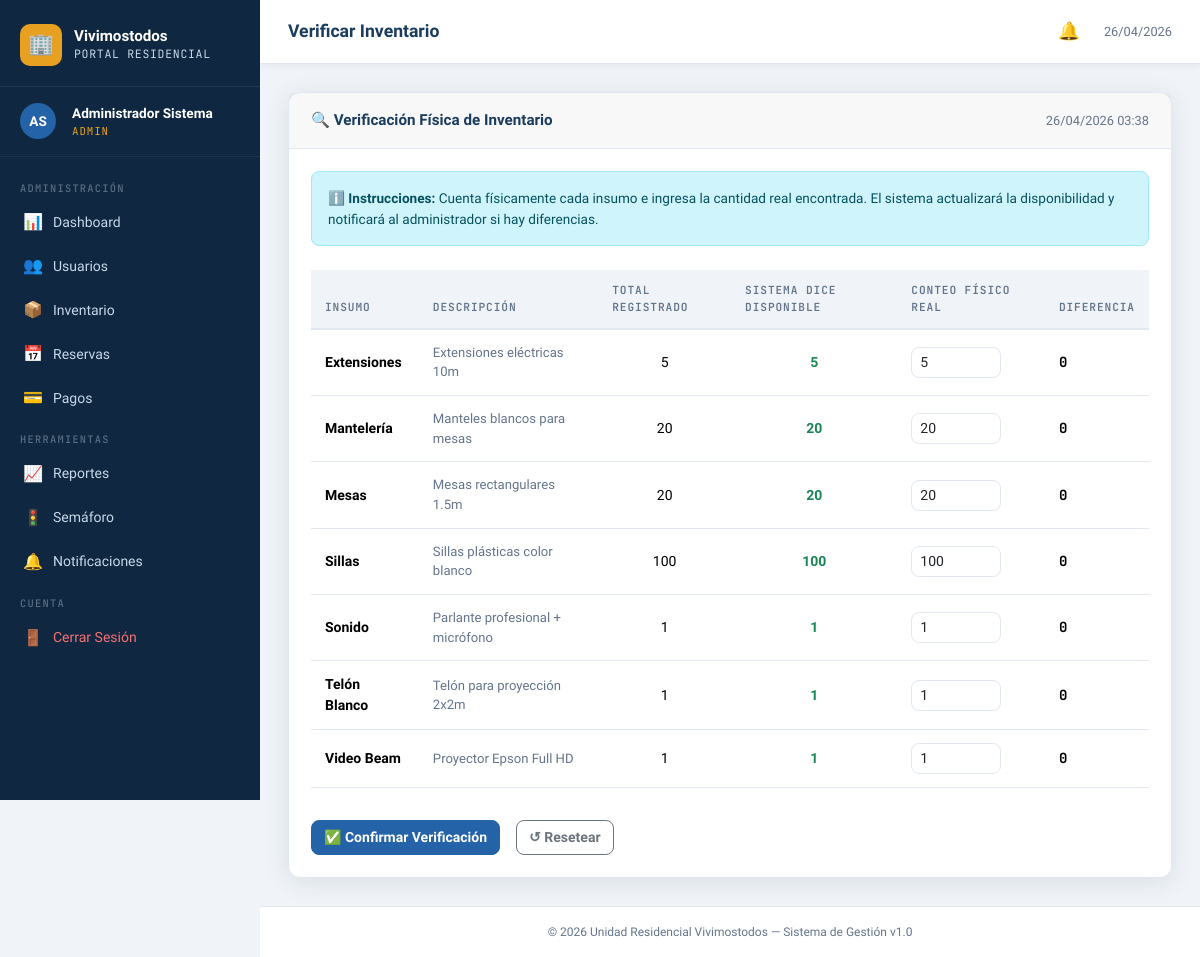
Page /supervisor/verificar_inventario.php (signed in) on the committed database.
### tables this page shows
CREATE TABLE IF NOT EXISTS inventario (
    id_insumo           INT AUTO_INCREMENT PRIMARY KEY,
    nombre              VARCHAR(100) NOT NULL,
    descripcion         TEXT,
    cantidad_total      INT NOT NULL,
    cantidad_disponible INT NOT NULL,
    precio_unitario     DECIMAL(10,2) DEFAULT 0,
    estado              ENUM('DISPONIBLE','NO DISPONIBLE') DEFAULT 'DISPONIBLE'
);

### config/session.php (called while the page is built, shortened)
<?php
function currentUser(): ?array {
    return $_SESSION['usuario'] ?? null;
}
function currentRole(): ?string {
    return $_SESSION['usuario']['rol'] ?? null;
}

### config/functions.php (called while the page is built, shortened)
<?php
function sanitize(string $str): string {
    return htmlspecialchars(trim($str), ENT_QUOTES, 'UTF-8');
}

### supervisor/verificar_inventario.php (the view, shortened to what this page needs)
<?php
require_once 'C:\xampp\htdocs\vivimostodos/config/session.php';
require_once 'C:\xampp\htdocs\vivimostodos/config/functions.php';
$db = getDB();
$pageTitle = 'Verificar Inventario';
$insumos = $db->query("SELECT * FROM inventario ORDER BY nombre")->fetchAll();
include 'C:/xampp/htdocs/vivimostodos/includes/header.php';
include 'C:/xampp/htdocs/vivimostodos/includes/sidebar.php';
?>
<div class="card animate-in">
    <div class="card-header">
        <h5>🔍 Verificación Física de Inventario</h5>
        <span style="font-size:.8rem;color:var(--text-muted)"><?= date('d/m/Y H:i') ?></span>
    </div>
    <div class="card-body">
        <div class="alert alert-info mb-4" style="font-size:.85rem">
            <strong>ℹ️ Instrucciones:</strong> Cuenta físicamente cada insumo e ingresa la cantidad real encontrada.
            El sistema actualizará la disponibilidad y notificará al administrador si hay diferencias.
        </div>
        <form method="POST">
            <div class="table-responsive">
                <table class="table">
                    <thead>
                        <tr>
                            <th>Insumo</th>
                            <th>Descripción</th>
                            <th>Total registrado</th>
                            <th>Sistema dice disponible</th>
                            <th>Conteo físico real</th>
                            <th>Diferencia</th>
                        </tr>
                    </thead>
                    <tbody>
                    <?php foreach ($insumos as $i): ?>
                    <tr>
                        <td><strong><?= sanitize($i['nombre']) ?></strong></td>
                        <td style="color:var(--text-muted);font-size:.82rem"><?= sanitize($i['descripcion']) ?></td>
                        <td class="text-center"><?= $i['cantidad_total'] ?></td>
                        <td class="text-center">
                            <span class="fw-bold <?= $i['cantidad_disponible'] < ($i['cantidad_total']*0.2) ? 'text-danger' : 'text-success' ?>">
                                <?= $i['cantidad_disponible'] ?>
                            </span>
                        </td>
                        <td>
                            <input type="number"
                                name="cantidad_fisica[<?= $i['id_insumo'] ?>]"
                                class="form-control form-control-sm conteo-input"
                                min="0"
                                max="<?= $i['cantidad_total'] ?>"
                                value="<?= $i['cantidad_disponible'] ?>"
                                data-original="<?= $i['cantidad_disponible'] ?>"
                                data-id="<?= $i['id_insumo'] ?>"
                                oninput="calcDiff(this)"
                                style="width:90px">
                        </td>
                        <td>
                            <span id="diff-<?= $i['id_insumo'] ?>" class="fw-bold" style="font-family:var(--font-mono)">0</span>
                        </td>
                    </tr>
                    <?php endforeach; ?>
                    </tbody>
                </table>
            </div>
            <div class="d-flex gap-3 align-items-center mt-3">
                <button type="submit" class="btn btn-primary" onclick="return confirm('¿Confirmar verificación y actualizar inventario?')">
                    ✅ Confirmar Verificación
                </button>
                <button type="button" class="btn btn-outline-secondary" onclick="resetAll()">↺ Resetear</button>
            </div>
        </form>
    </div>
</div>
<?php
include 'C:/xampp/htdocs/vivimostodos/includes/footer.php'; ?>

### includes/header.php (shortened to what this page needs)
<!DOCTYPE html>
<html lang="es">
<head>
    <link rel="stylesheet" href="https://cdn.jsdelivr.net/npm/bootstrap@5.3.2/dist/css/bootstrap.min.css">
    <link rel="stylesheet" href="https://cdn.jsdelivr.net/npm/bootstrap-icons@1.11.3/font/bootstrap-icons.min.css">
    <link rel="stylesheet" href="/vivimostodos/assets/css/style.css">
</head>
<body>

### includes/sidebar.php (shortened to what this page needs)
<?php
require_once 'C:\xampp\htdocs\vivimostodos/config/session.php';
require_once 'C:\xampp\htdocs\vivimostodos/config/functions.php';
$user = currentUser();
$rol  = currentRole();
$initials = strtoupper(substr($user['nombre'],0,1) . substr($user['apellido'],0,1));
?>
<aside class="sidebar">
    <div class="sidebar-brand">
        <a href="#" class="brand-logo">
            <div class="brand-icon">🏢</div>
            <div class="brand-text">
                <strong>Vivimostodos</strong>
                <span>Portal Residencial</span>
            </div>
        </a>
    </div>
    <div class="sidebar-user d-flex align-items-center gap-3">
        <div class="user-avatar"><?= $initials ?></div>
        <div class="user-info">
            <div class="user-name"><?= sanitize($user['nombre']) ?> <?= sanitize($user['apellido']) ?></div>
            <div class="user-role"><?= $rol ?></div>
        </div>
    </div>
    <nav class="sidebar-nav">
        <?php if ($rol === 'ADMIN'): ?>
        <div class="nav-section-title">Administración</div>
        <a href="/vivimostodos/admin/dashboard.php" class="sidebar-link <?= str_contains($_SERVER['REQUEST_URI'],'dashboard') ? 'active' : '' ?>">
            <span class="icon">📊</span> Dashboard
        </a>
        <a href="/vivimostodos/admin/usuarios/index.php" class="sidebar-link <?= str_contains($_SERVER['REQUEST_URI'],'/usuarios/') ? 'active' : '' ?>">
            <span class="icon">👥</span> Usuarios
        </a>
        <a href="/vivimostodos/admin/inventario/index.php" class="sidebar-link <?= str_contains($_SERVER['REQUEST_URI'],'/inventario/') ? 'active' : '' ?>">
            <span class="icon">📦</span> Inventario
        </a>
        <a href="/vivimostodos/admin/reservas/index.php" class="sidebar-link <?= str_contains($_SERVER['REQUEST_URI'],'/reservas/') ? 'active' : '' ?>">
            <span class="icon">📅</span> Reservas
        </a>
        <a href="/vivimostodos/admin/pagos/index.php" class="sidebar-link <?= str_contains($_SERVER['REQUEST_URI'],'/pagos/') ? 'active' : '' ?>">
            <span class="icon">💳</span> Pagos
        </a>
        <div class="nav-section-title">Herramientas</div>
        <a href="/vivimostodos/admin/reportes/index.php" class="sidebar-link <?= str_contains($_SERVER['REQUEST_URI'],'/reportes/') ? 'active' : '' ?>">
            <span class="icon">📈</span> Reportes
        </a>
        <a href="/vivimostodos/admin/reportes/semaforo.php" class="sidebar-link">
            <span class="icon">🚦</span> Semáforo
        </a>
        <a href="/vivimostodos/admin/notificaciones/enviar.php" class="sidebar-link">
            <span class="icon">🔔</span> Notificaciones
        </a>
        <?php endif; ?>
        <div class="nav-section-title" style="margin-top:auto">Cuenta</div>
        <a href="/vivimostodos/logout.php" class="sidebar-link" style="color:#f87171">
            <span class="icon">🚪</span> Cerrar Sesión
        </a>
    </nav>
</aside>
<div class="main-wrapper">
    <div class="topbar">
        <div class="d-flex align-items-center gap-3">
            <span class="topbar-title"><?= $pageTitle ?? 'Panel' ?></span>
        </div>
        <div class="topbar-right">
            <div class="position-relative">
                <button class="notif-btn" id="notif-btn" title="Notificaciones">
                    🔔
                </button>
            </div>
            <span style="font-size:.8rem;color:var(--text-muted)"><?= date('d/m/Y') ?></span>
        </div>
    </div>
    <div class="page-content">

### includes/footer.php (shortened to what this page needs)
    </div>
    <footer class="text-center py-3" style="font-size:.75rem;color:var(--text-muted);border-top:1px solid var(--border);background:var(--bg-card)">
        © <?= date('Y') ?> Unidad Residencial Vivimostodos — Sistema de Gestión v1.0
    </footer>
</div>
</body>
</html>

### rows in the picture
inventario: nombre "Extensiones", descripcion "Extensiones eléctricas 10m", cantidad_total "5", cantidad_disponible "5", id_insumo+cantidad_total+cantidad_disponible "5"
inventario: nombre "Mantelería", descripcion "Manteles blancos para mesas", cantidad_total "20", cantidad_disponible "20", id_insumo+cantidad_total+cantidad_disponible "20"
inventario: nombre "Mesas", descripcion "Mesas rectangulares 1.5m", cantidad_total "20", cantidad_disponible "20", id_insumo+cantidad_total+cantidad_disponible "20"
inventario: nombre "Sillas", descripcion "Sillas plásticas color blanco", cantidad_total "100", cantidad_disponible "100", id_insumo+cantidad_total+cantidad_disponible "100"
inventario: nombre "Sonido", descripcion "Parlante profesional + micrófono", cantidad_total "1", cantidad_disponible "1", id_insumo+cantidad_total+cantidad_disponible "1"
inventario: nombre "Telón Blanco", descripcion "Telón para proyección 2x2m", cantidad_total "1", cantidad_disponible "1", id_insumo+cantidad_total+cantidad_disponible "1"
inventario: nombre "Video Beam", descripcion "Proyector Epson Full HD", cantidad_total "1", cantidad_disponible "1", id_insumo+cantidad_total+cantidad_disponible "1"

### other values in the picture
$initials "AS"
$user['nombre'] "Administrador"
$user['apellido'] "Sistema"
$rol "ADMIN"
$pageTitle "Verificar Inventario"
